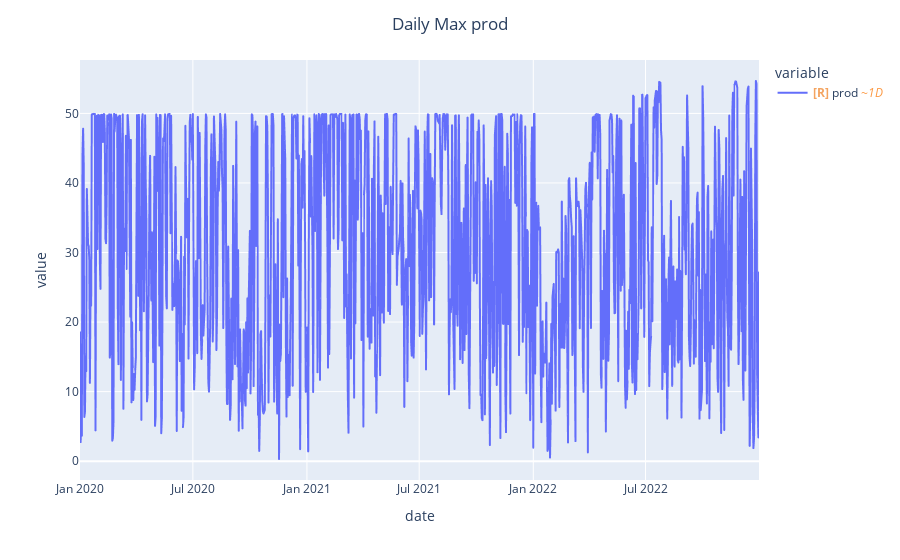

Here is the notebook cell this chart was saved with:
### Code cell
df = train_df.groupby(['date'])[target].max()
fig = px.line(df)
fig.update_layout(title = f'Daily Max {target}', title_x = 0.5)
fig.show()
print(f">>> {target} capacity has increased over 50 after June 2022")

### Figure 1 — Plotly figure (JSON) as saved in the notebook; plotly's stock layout.template omitted (floating-point values rounded to 4 significant figures; data arrays with more than 128 entries replaced by an {"elided": "..."} marker saying what was removed)
{"data": [{"hovertemplate": "variable=prod<br>date=%{x}<br>value=%{y}<extra></extra>", "legendgroup": "prod", "line": {"color": "#636efa", "dash": "solid"}, "marker": {"symbol": "circle"}, "mode": "lines", "name": "<b style=\"color:sandybrown\">[R]</b> prod <i style=\"color:#fc9944\">~1D</i>", "showlegend": true, "type": "scattergl", "uid": "68f4eacd-d8ed-4665-8ea4-583ee9c9264b", "x": {"elided": "1000 str values"}, "xaxis": "x", "y": {"elided": "1000 float values"}, "yaxis": "y"}], "layout": {"legend": {"title": {"text": "variable"}, "tracegroupgap": 0}, "margin": {"t": 60}, "title": {"text": "Daily Max prod", "x": 0.5}, "xaxis": {"anchor": "y", "domain": [0, 1], "title": {"text": "date"}}, "yaxis": {"anchor": "x", "domain": [0, 1], "title": {"text": "value"}}}}
